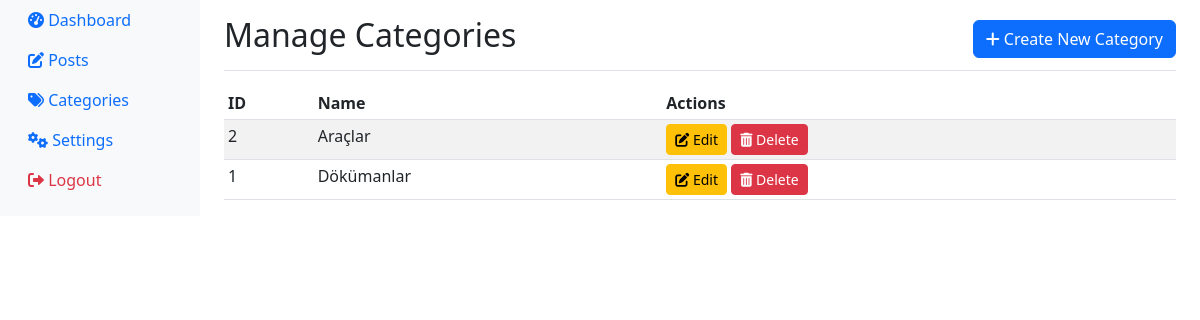
Screenshot of /slw-admin/categories.php (signed in) with the database file from the repository.
### tables this page shows
CREATE TABLE `categories` (
  `id` int(11) NOT NULL,
  `name` varchar(255) NOT NULL,
  `slug` varchar(255) NOT NULL
);

### slw-admin/categories.php (the view, shortened to what this page needs)
<?php
include '../includes/db.php';
$pdo->setAttribute(PDO::ATTR_ERRMODE, PDO::ERRMODE_EXCEPTION);
try {
    $stmt = $pdo->query('SELECT * FROM categories ORDER BY name ASC');
    $categories = $stmt->fetchAll();
} catch (PDOException $e) {
    die('<div class="alert alert-danger">Error fetching categories: ' . $e->getMessage() . '</div>');
}
?>
<!DOCTYPE html>
<html lang="en">
<head>
    <link rel="stylesheet" href="https://cdn.jsdelivr.net/npm/bootstrap@5.3.0/dist/css/bootstrap.min.css">
    <link rel="stylesheet" href="https://cdnjs.cloudflare.com/ajax/libs/font-awesome/6.0.0/css/all.min.css">
</head>
<body>
<div class="container-fluid">
    <div class="row">
        <nav class="col-md-3 col-lg-2 d-md-block bg-light sidebar collapse">
            <div class="position-sticky">
                <ul class="nav flex-column">
                    <li class="nav-item">
                        <a class="nav-link" href="dashboard.php">
                            <i class="fas fa-tachometer-alt"></i> Dashboard
                        </a>
                    </li>
                    <li class="nav-item">
                        <a class="nav-link" href="posts.php">
                            <i class="fas fa-edit"></i> Posts
                        </a>
                    </li>
                    <li class="nav-item">
                        <a class="nav-link active" href="categories.php">
                            <i class="fas fa-tags"></i> Categories
                        </a>
                    </li>
                    <li class="nav-item">
                        <a class="nav-link" href="settings.php">
                            <i class="fas fa-cogs"></i> Settings
                        </a>
                    </li>
                    <li class="nav-item">
                        <a class="nav-link text-danger" href="logout.php">
                            <i class="fas fa-sign-out-alt"></i> Logout
                        </a>
                    </li>
                </ul>
            </div>
        </nav>
        <main class="col-md-9 ms-sm-auto col-lg-10 px-md-4">
            <div class="d-flex justify-content-between flex-wrap flex-md-nowrap align-items-center pt-3 pb-2 mb-3 border-bottom">
                <h1 class="h2">Manage Categories</h1>
                <a href="create-category.php" class="btn btn-primary">
                    <i class="fas fa-plus"></i> Create New Category
                </a>
            </div>
            <div class="table-responsive">
                <table class="table table-striped table-sm">
                    <thead>
                        <tr>
                            <th>ID</th>
                            <th>Name</th>
                            <th>Actions</th>
                        </tr>
                    </thead>
                    <tbody>
                        <?php if (count($categories) > 0): ?>
                            <?php foreach ($categories as $category): ?>
                                <tr>
                                    <td><?= htmlspecialchars($category['id']) ?></td>
                                    <td><?= htmlspecialchars($category['name']) ?></td>
                                    <td>
                                        <a href="edit-category.php?id=<?= $category['id'] ?>" class="btn btn-sm btn-warning">
                                            <i class="fas fa-edit"></i> Edit
                                        </a>
                                        <a href="delete-category.php?id=<?= $category['id'] ?>" class="btn btn-sm btn-danger"
                                           onclick="return confirm('Are you sure you want to delete this category?')">
                                           <i class="fas fa-trash-alt"></i> Delete
                                        </a>
                                    </td>
                                </tr>
                            <?php endforeach; ?>
                        <?php else: ?>
                            <tr>
                                <td colspan="3" class="text-center">No categories found.</td>
                            </tr>
                        <?php endif; ?>
                    </tbody>
                </table>
            </div>
        </main>
    </div>
</div>
</body>
</html>

### rows the page displays
categories: id "2", name "Araçlar"
categories: id "1", name "Dökümanlar"
